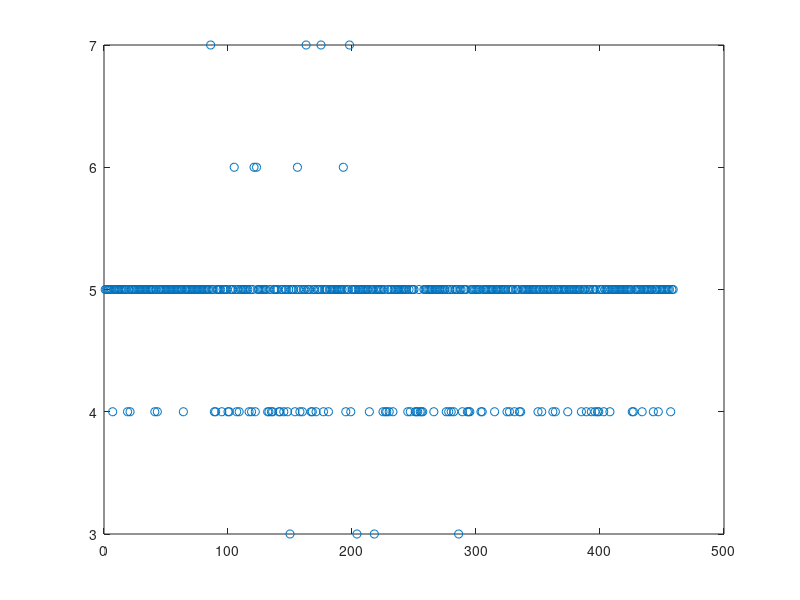

Write the MATLAB code that produced this figure.
load('mle_outputs')

model_list={'1lr1b','2lr1b','1lr2b','2lr2b','1lr1s','2lr1s','1lr2s',...
    '2lr2s','1lr1s1lapse','2lr1s1lapse','1lr2s1lapse','2lr2s1lapse'};

for model=1:length(model_list)    
    disp(model_list{model})
    a=cell2mat(getfield(outputs_mle,strcat('mle_',model_list{model})));
    success=[a.localSolverSuccess];
    plot(success,'o');
    disp(sum(find(success~=20)));
end 
